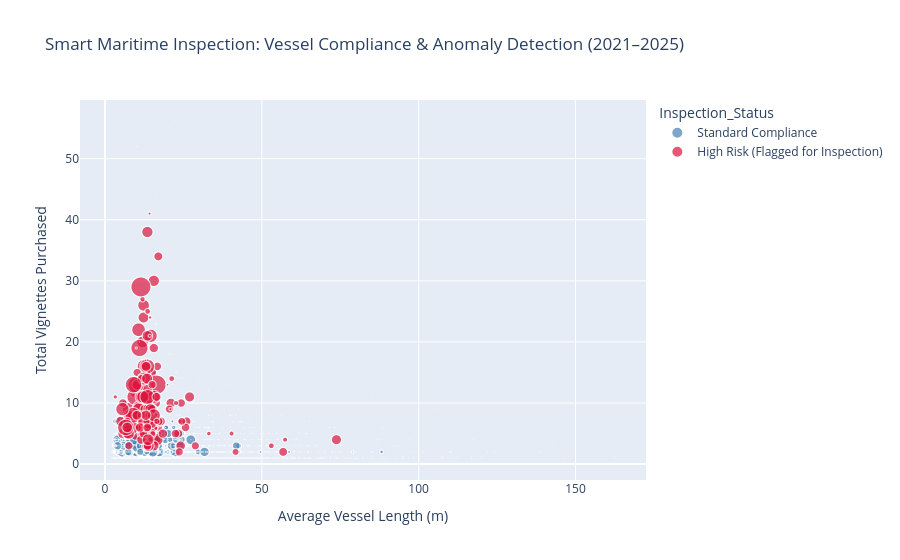

Notebook code cell kept with this figure:
### Markdown cell above
### **Step 8: Machine Learning Anomaly Detection (Isolation Forest)**
Using unsupervised machine learning (**Isolation Forest**), we evaluate each vessel's overall behavioral profile—combining length discrepancies, short-term vignette ratios, port hopping, and total payments—to automatically flag the top 2% highest-risk vessels for targeted field inspection.

### Code cell
from sklearn.ensemble import IsolationForest

# 1. Create a behavioral profile for each unique disambiguated vessel (Vessel_ID)
vessel_profile = df.groupby('Vessel_ID').agg(
    total_vignettes=('Total price €', 'count'),
    avg_length=('Length of the vessel', 'mean'),
    length_discrepancy=('Length of the vessel', lambda x: x.max() - x.min()),
    total_paid=('Total price €', 'sum'),
    distinct_ports=('Issued by', 'nunique'),
    short_term_ratio=('Duration', lambda x: x.isin(['24, h', '7, d']).mean())
).reset_index()

# 2. Select and scale features
features = [
    'total_vignettes', 'avg_length', 'length_discrepancy',
    'total_paid', 'distinct_ports', 'short_term_ratio'
]
scaler = StandardScaler()
X_scaled = scaler.fit_transform(vessel_profile[features])

# 3. Train the Isolation Forest model (flags the top 2% highest-risk anomalies)
iso_model = IsolationForest(n_estimators=100, contamination=0.02, random_state=42)
vessel_profile['Anomaly'] = iso_model.fit_predict(X_scaled)
vessel_profile['Inspection_Status'] = vessel_profile['Anomaly'].map({
    -1: 'High Risk (Flagged for Inspection)',
     1: 'Standard Compliance'
})

high_risk_vessels = vessel_profile[vessel_profile['Anomaly'] == -1]
print(f"Isolation Forest flagged {len(high_risk_vessels)} high-risk vessels for inspection.")

# 4. Interactive chart for inspectors
fig = px.scatter(
    vessel_profile,
    x='avg_length',
    y='total_vignettes',
    color='Inspection_Status',
    size='length_discrepancy',
    hover_data=['Vessel_ID', 'total_paid', 'distinct_ports'],
    color_discrete_map={
        'High Risk (Flagged for Inspection)': 'crimson',
        'Standard Compliance': 'steelblue'
    },
    title='Smart Maritime Inspection: Vessel Compliance & Anomaly Detection (2021–2025)',
    labels={
        'avg_length': 'Average Vessel Length (m)',
        'total_vignettes': 'Total Vignettes Purchased',
        'length_discrepancy': 'Length Discrepancy (m)'
    }
)
fig.show()

### Figure 1 — Plotly figure (JSON) as saved in the notebook; plotly's stock layout.template omitted (floating-point values rounded to 4 significant figures; data arrays with more than 128 entries replaced by an {"elided": "..."} marker saying what was removed)
{"data": [{"customdata": {"elided": "12766x3 mixed values"}, "hovertemplate": "Inspection_Status=Standard Compliance<br>Average Vessel Length (m)=%{x}<br>Total Vignettes Purchased=%{y}<br>Length Discrepancy (m)=%{marker.size}<br>Vessel_ID=%{customdata[0]}<br>total_paid=%{customdata[1]}<br>distinct_ports=%{customdata[2]}<extra></extra>", "legendgroup": "Standard Compliance", "marker": {"color": "steelblue", "size": {"elided": "12766 float values"}, "sizemode": "area", "sizeref": 0.0288, "symbol": "circle"}, "mode": "markers", "name": "Standard Compliance", "showlegend": true, "type": "scattergl", "x": {"elided": "12766 float values"}, "xaxis": "x", "y": {"elided": "12766 int values"}, "yaxis": "y"}, {"customdata": {"elided": "261x3 mixed values"}, "hovertemplate": "Inspection_Status=High Risk (Flagged for Inspection)<br>Average Vessel Length (m)=%{x}<br>Total Vignettes Purchased=%{y}<br>Length Discrepancy (m)=%{marker.size}<br>Vessel_ID=%{customdata[0]}<br>total_paid=%{customdata[1]}<br>distinct_ports=%{customdata[2]}<extra></extra>", "legendgroup": "High Risk (Flagged for Inspection)", "marker": {"color": "crimson", "size": {"elided": "261 float values"}, "sizemode": "area", "sizeref": 0.0288, "symbol": "circle"}, "mode": "markers", "name": "High Risk (Flagged for Inspection)", "showlegend": true, "type": "scattergl", "x": {"elided": "261 float values"}, "xaxis": "x", "y": {"elided": "261 int values"}, "yaxis": "y"}], "layout": {"legend": {"itemsizing": "constant", "title": {"text": "Inspection_Status"}, "tracegroupgap": 0}, "title": {"text": "Smart Maritime Inspection: Vessel Compliance & Anomaly Detection (2021–2025)"}, "xaxis": {"anchor": "y", "domain": [0, 1], "title": {"text": "Average Vessel Length (m)"}}, "yaxis": {"anchor": "x", "domain": [0, 1], "title": {"text": "Total Vignettes Purchased"}}}}
